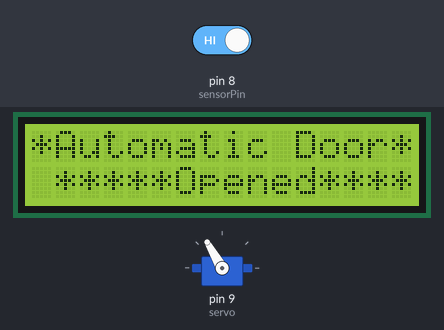
Simulated run of this sketch. Board: Arduino Uno, built with avr-gcc and run on an emulated ATmega328P. Shown: 16×2 character LCD, servo. The inputs (shaded band) are chosen by the test bench; at power-on: pin 8 (sensorPin) HIGH. What the sketch prints to the serial monitor is not drawn.

Above: at 1.2 s.
1.3 s: pin 8 (sensorPin) driven LOW
At 2.8 s:
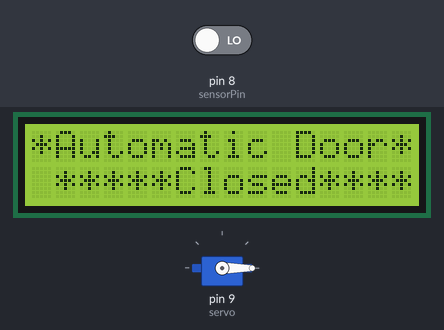
3.5 s: pin 8 (sensorPin) driven HIGH
At 4.6 s:
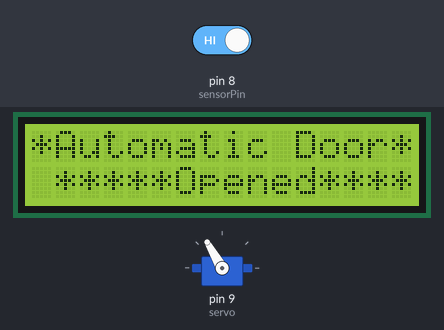
Timing chart, 0 to 6.5 s (numbered marks = the images above; inputs shaded):
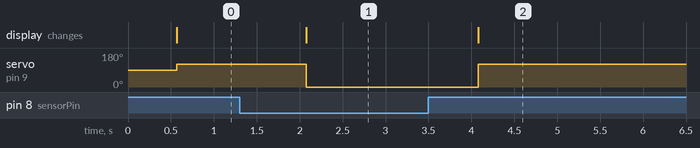

The sketch:

AutoamticDoorOpening.ino
```cpp
#include <LiquidCrystal.h>  //library used for lcd
#include<Servo.h>  // library used for servo motor
Servo servo;
const int rs = 7, en = 6, d4 = 5, d5 = 4, d6 = 3, d7 = 2;
LiquidCrystal lcd(rs, en, d4, d5, d6, d7);
int sensorPin = 8;
int obstacle;  //variable that determine the value of the sensor whether it is high or low
void setup() {
  // intilizing the size of the lcd, 16row and 2 column
  lcd.begin(16, 2);
   // positing the cursor to write automatic door in row zero and coloumn 0 as the index of the LCD starts from 0
  lcd.setCursor(0,0);
  lcd.println("*Automatic Door*");
  //this function attach means the power pin is connected/attached to which pin in the Arduino
  servo.attach(9);
  pinMode(sensorPin, INPUT);
   // used for debugging by receiving messages and information in which state the sensor is, in serial moniter
  Serial.begin(9600);
}

void loop() {
   //obstacle variable is equalized to the sensor, then in the if condition saying what the obstacle do if high or low
  obstacle = digitalRead(sensorPin);

  if
  (obstacle == LOW)

  {
    Serial.println("NO movement detected!");
    //moving the cursor of the lcd to the second row
    lcd.setCursor(0,1);
    lcd.println(" *****Closed*****");
    // the angle of the motor that it turns to
    servo .write(0);
  }
  else
  {
    /* this delay is written for the time duration that have to be done to open the door and print the statement "movement detected". In other words if the
    the value of the sensor is high and the object is detected there will be delay 500 (0.0005 second)*/
    delay(500);
    Serial.println("Movement detected!");
    // moving the cursor of the lcd to the second row
    lcd.setCursor(0,1);
    lcd.println(" *****Opened*****");
    //the angle of the motor that it turns to
    servo.write(120);
  }
  delay(500);
}
```

Measured:
- after the input at 1.3 s, servo on pin 9 (servo): 120° → 0° after 0.77 s; the display: changes after 0.77 s (image 1)
- after the input at 3.5 s, servo on pin 9 (servo): 0° → 120° after 0.58 s; the display: changes after 0.58 s (image 2)
